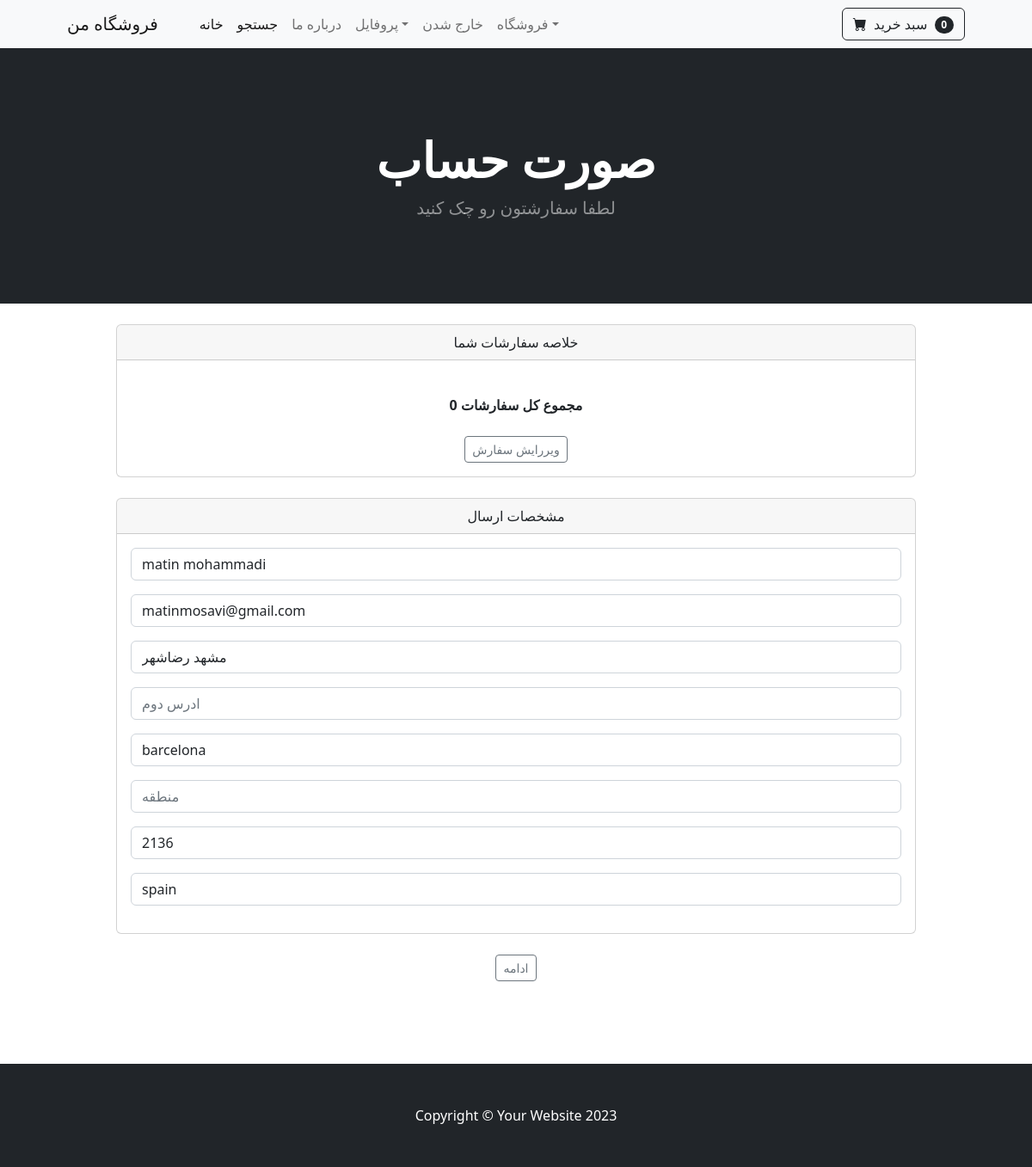
/payment/checkout/ (signed in), run on the app's committed database.
### payment/models.py (models this page shows, shortened)
class ShippingAddress(models.Model):
    user = models.ForeignKey(User, on_delete = models.CASCADE, null=True, blank=True)
    shipping_full_name = models.CharField(max_length = 250)
    shipping_email = models.CharField(max_length = 300)
    shipping_phone = models.CharField(max_length=25, blank=True)
    shipping_address1 = models.CharField(max_length=200, blank=True)
    shipping_address2 = models.CharField(max_length=300, blank=True, null=True)
    shipping_city = models.CharField(max_length=25, blank=True)
    shipping_state = models.CharField(max_length=25, blank=True)
    shipping_zipcode = models.CharField(max_length=25, blank=True)
    shipping_country = models.CharField(max_length=25, default= 'IRAN')
    shipping_old_cart = models.CharField(max_length=200, blank=True, null=True)
    class Meta:
        verbose_name_plural = 'Shipping Address'

### payment/views.py (the view)
# urls.py: path('checkout/', views.checkout, name="checkout"),
def checkout(request):
    cart = Cart(request)
    cart_products = cart.get_prods()
    quantities = cart.get_quants()
    total = cart.get_total()
    if request.user.is_authenticated:
        shipping_user = ShippingAddress.objects.get(user__id = request.user.id)
        shipping_form = ShippingForm(request.POST or None, instance=shipping_user)
        return render(request, 'payment/checkout.html', {'cart_products':cart_products,'quantities':quantities, 'total':total, 'shipping_form':shipping_form})
    else:
        shipping_form = ShippingForm(request.POST or None)
        return render(request, 'payment/checkout.html', {'cart_products':cart_products,'quantities':quantities, 'total':total, 'shipping_form':shipping_form})

### cart/cart.py (called while the page is built, shortened)
    def __len__(self):
        return len(self.cart)

    def get_prods(self):
        product_ids = self.cart.keys()
        products = Product.objects.filter(id__in=product_ids)
        return products

    def get_quants(self):
        quantities = self.cart
        return quantities

    def get_total(self):
        product_ids = self.cart.keys()
        products = Product.objects.filter(id__in=product_ids)
        total = 0
        return total

### cart/context_processors.py (called while the page is built)
def cart(request):
    return{'cart':Cart(request)}

### payment/templates/payment/checkout.html (shortened to what this page needs)
{% extends "base.html" %}
{% load static %}
{% block content %}
    <header class="bg-dark py-5">
        <div class="container px-4 px-lg-5 my-5">
            <div class="text-center text-white">
                <h1 class="display-4 fw-bolder">صورت حساب  </h1>
                <p class="lead fw-normal text-white-50 mb-0">لطفا سفارشتون رو چک کنید </p>
            </div>
        </div>
    </header>
    <br>
    <div class="container">
        <div class="row">
            <center>
                <div class="col-10">
                    <div class="card">
                        <div class="card-header">
                          خلاصه سفارشات شما
                        </div>
                        <div class="card-body">
                            <br>
                                <strong>مجموع کل سفارشات {{ total }}</strong>
                                <br> <br>
                            <a href="{% url 'cart_summary' %}" class="btn btn-sm btn-outline-secondary">ویررایش سفارش</a>
                        </div>
                    </div>
                    <br>
                    <div class="card">
                        <div class="card-header">
                           مشخصات ارسال
                        </div>
                        <div class="card-body">
                            <form action="{% url 'confirm_order' %}" method="POST">
                          {{ shipping_form.as_p }}
                        </div>
                    </div>
                </div>
                <br>
                <button  type="submit" class="btn btn-sm btn-outline-secondary">ادامه</button>
            </center>
        </div>
    </div>
    <br><br><br><br>
{% endblock %}

### data on the page
ShippingAddress: shipping_full_name "matin mohammadi", shipping_email "matinmosavi@gmail.com", shipping_address1 "مشهد رضاشهر", shipping_city "barcelona", shipping_zipcode "2136", shipping_country "spain"

### other printed values
{{ cart|length }} "0"
{{ total }} "0"
